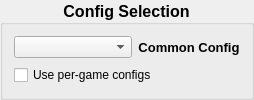
           <widget class="QGroupBox" name="ProfileGroupBox">
            <property name="sizePolicy">
             <sizepolicy hsizetype="Preferred" vsizetype="Preferred">
              <horstretch>0</horstretch>
              <verstretch>0</verstretch>
             </sizepolicy>
            </property>
            <property name="font">
             <font>
              <pointsize>12</pointsize>
              <bold>true</bold>
             </font>
            </property>
            <property name="title">
             <string>Config Selection</string>
            </property>
            <property name="alignment">
             <set>Qt::AlignmentFlag::AlignCenter</set>
            </property>
            <layout class="QVBoxLayout" name="verticalLayout_16">
             <item>
              <layout class="QHBoxLayout" name="horizontalLayout_6">
               <item>
                <widget class="QComboBox" name="ProfileComboBox">
                 <property name="font">
                  <font>
                   <pointsize>9</pointsize>
                   <bold>false</bold>
                  </font>
                 </property>
                 <property name="currentText">
                  <string/>
                 </property>
                 <property name="currentIndex">
                  <number>-1</number>
                 </property>
                 <property name="placeholderText">
                  <string>Common Config</string>
                 </property>
                </widget>
               </item>
               <item>
                <widget class="QLabel" name="TitleLabel">
                 <property name="font">
                  <font>
                   <pointsize>10</pointsize>
                   <bold>true</bold>
                  </font>
                 </property>
                 <property name="text">
                  <string>Common Config</string>
                 </property>
                 <property name="alignment">
                  <set>Qt::AlignmentFlag::AlignCenter</set>
                 </property>
                 <property name="wordWrap">
                  <bool>true</bool>
                 </property>
                </widget>
               </item>
              </layout>
             </item>
             <item>
              <widget class="QCheckBox" name="PerGameCheckBox">
               <property name="sizePolicy">
                <sizepolicy hsizetype="Minimum" vsizetype="Minimum">
                 <horstretch>0</horstretch>
                 <verstretch>0</verstretch>
                </sizepolicy>
               </property>
               <property name="font">
                <font>
                 <pointsize>9</pointsize>
                 <bold>false</bold>
                </font>
               </property>
               <property name="text">
                <string>Use per-game configs</string>
               </property>
              </widget>
             </item>
            </layout>
           </widget>
